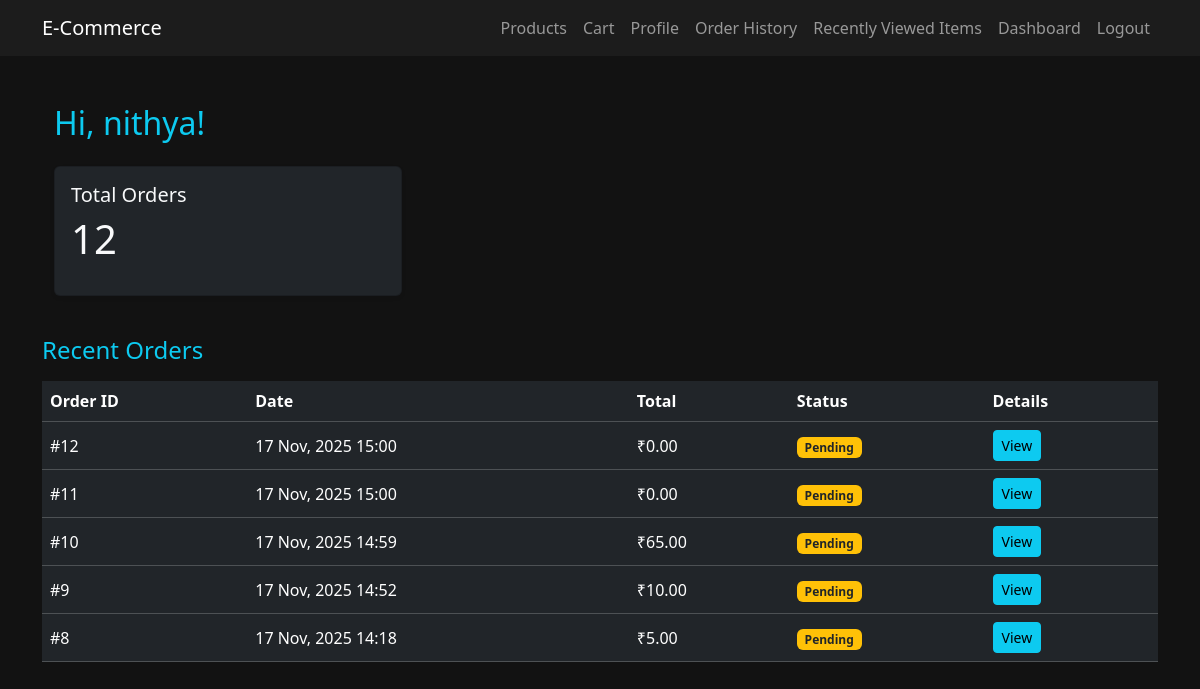
The page /dashboard (signed in) on the database its author committed.
### Cart/models.py (models this page shows, shortened)
class Order(models.Model):
    STATUS_CHOICES = (
        ('Pending','Pending'),
        ('Shipped','Shipped'),
        ('Delivered','Delivered'),
        ('Cancelled','Cancelled'),
    )
    user = models.ForeignKey(User, on_delete=models.CASCADE)
    created_at = models.DateTimeField(auto_now_add=True)
    total_amount = models.DecimalField(max_digits=12, decimal_places=2, default=0)
    status = models.CharField(max_length=20, choices=STATUS_CHOICES, default='Pending')

### User_App/views.py (the view)
# urls.py: path('dashboard',views.dashboard,name='dashboard'),
@login_required
def dashboard(request): #registered user dashboard
    user = request.user
    orders = Order.objects.filter(user=user).order_by('-created_at')
    recent_orders = orders[:5]  # last 5 orders
    total_orders = orders.count()
    total_spent = sum(order.total_amount for order in orders)
    context = {
        'user': user,
        'orders': recent_orders,
        'total_orders': total_orders,
        'total_spent': total_spent,
    }
    return render(request, 'User_App/dashboard.html', context)

### User_App/templates/User_App/dashboard.html (shortened to what this page needs)
{% extends 'User_App/base.html' %}
{% block content %}
<div class="container mt-4">
    <h2 class="text-info mb-4">Hi, {{ user.username }}!</h2>
    <div class="row mb-4">
        <div class="col-md-4 mb-3">
            <div class="card bg-dark text-light p-3 shadow-sm">
                <h5>Total Orders</h5>
                <p class="display-6">{{ total_orders }}</p>
            </div>
        </div>
        </div>
    </div>
    <h4 class="text-info mb-3">Recent Orders</h4>
    {% if orders %}
    <div class="table-responsive">
        <table class="table table-dark table-hover align-middle">
            <thead>
                <tr>
                    <th>Order ID</th>
                    <th>Date</th>
                    <th>Total</th>
                    <th>Status</th>
                    <th>Details</th>
                </tr>
            </thead>
            <tbody>
                {% for order in orders %}
                <tr>
                    <td>#{{ order.id }}</td>
                    <td>{{ order.created_at|date:"d M, Y H:i" }}</td>
                    <td>₹{{ order.total_amount }}</td>
                    <td>
                        {% if order.status == "Pending" %}
                            <span class="badge bg-warning text-dark">{{ order.status }}</span>
                        {% elif order.status == "Shipped" %}
                            <span class="badge bg-info text-dark">{{ order.status }}</span>
                        {% elif order.status == "Delivered" %}
                            <span class="badge bg-success">{{ order.status }}</span>
                        {% else %}
                            <span class="badge bg-danger">{{ order.status }}</span>
                        {% endif %}
                    </td>
                    <td>
                        <a href="{% url 'User_App:order_detail' order.id %}" class="btn btn-sm btn-info">View</a></td>
                </tr>
                {% endfor %}
            </tbody>
        </table>
    </div>
    {% else %}
        <p>No orders found. <a href="{% url 'User_App:home' %}">Shop now</a></p>
    {% endif %}
</div>
{% endblock %}

### User_App/templates/User_App/base.html (style rules this page uses)
body { background-color: #121212; color: #e6e6e6; font-family: 'Segoe UI', sans-serif; }
a { color: #00b4ff; }

### rows shown on the page
Order: id "12", created_at "17 Nov, 2025 15:00", total_amount "0.00", status "Pending"
Order: id "11", created_at "17 Nov, 2025 15:00", total_amount "0.00", status "Pending"
Order: id "10", created_at "17 Nov, 2025 14:59", total_amount "65.00", status "Pending"
Order: id "9", created_at "17 Nov, 2025 14:52", total_amount "10.00", status "Pending"
Order: id "8", created_at "17 Nov, 2025 14:18", total_amount "5.00", status "Pending"

### other values the page prints
{{ user.username }} "nithya"
{{ total_orders }} "12"
